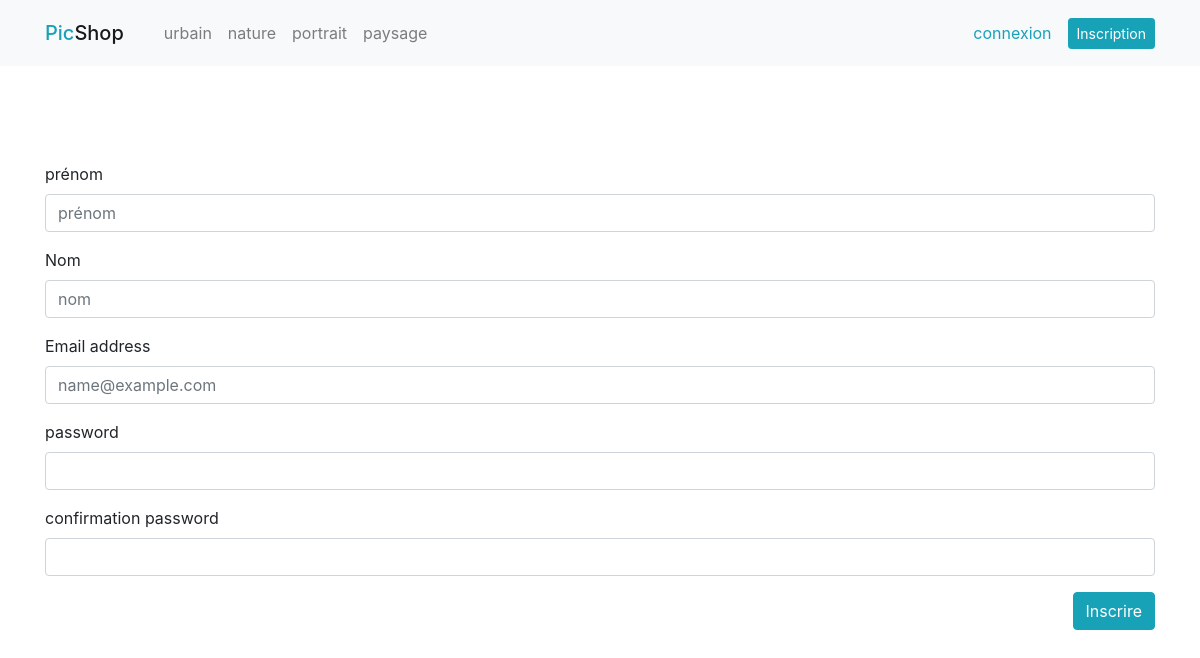
The app's page /inscription.php with its own data.
### tables this page shows
CREATE TABLE `categorie` (
  `pk_id` int(11) NOT NULL,
  `nom` varchar(45) NOT NULL
);

### include/fonctions.php (called while the page is built, shortened)
<?php
function isUserConnected(){
    return isset($_SESSION['user']);
}

### layout/top.php (the view, shortened to what this page needs)
<!doctype html>
<html lang="fr">
  <head>
    <link rel="stylesheet" href="https://maxcdn.bootstrapcdn.com/bootstrap/4.0.0/css/bootstrap.min.css">
    <link rel="stylesheet" href="css/picshop.css">
  </head>
  <body>
  <?php
    require_once __DIR__ . '/../include/init.php';
    $query = 'SELECT * FROM categorie';
    $stmt = $pdo->query($query);
    $categories = $stmt->fetchAll();
  ?>
    <header>
      <nav class="navbar navbar-expand-lg navbar-light bg-light">
        <div class="container">
          <a class="navbar-brand mb-0 h1 text-info" href="index.php">Pic<span class="navbar-brand mb-0 h1">Shop</span></a>
          <div class="collapse navbar-collapse" id="navbarSupportedContent">
            <ul class="navbar-nav mr-auto">
              <?php
                foreach($categories as $categorie) :
              ?>
              <li class="nav-item">
                <a class="nav-link" href="categorie.php?id=<?= $categorie['id']; ?>"><?= $categorie['nom']; ?></a>
              </li>
              <?php
                endforeach;
              ?>
            </ul>
            <div class="form-inline my-2 my-lg-0">
              <?php
                if(isUserConnected()) :
              ?>
              <a class="btn btn-info btn-sm my-2 my-sm-0" href="#"><?= getUserFullName(); ?></a>
              <form method="post">
                <div class="form-group">
                  <button class="btn btn-sm btn-outline-info ml-1" name="deco" href="#">Déconnexion</button>
                </div>
              </form>
              <?php
                else :
              ?>
              <a class="nav-link text-info" href="connexion.php">connexion</a>
              <a class="btn btn-info btn-sm my-2 my-sm-0" href="inscription.php">Inscription</a>
              <?php
                endif;
              ?>
            </div>
          </div>
        </div>
      </nav>
    </header>
<div class="container-fluid" style="padding:0; overflow:hidden">

### records on screen
categorie: nom "urbain"
categorie: nom "nature"
categorie: nom "portrait"
categorie: nom "paysage"
